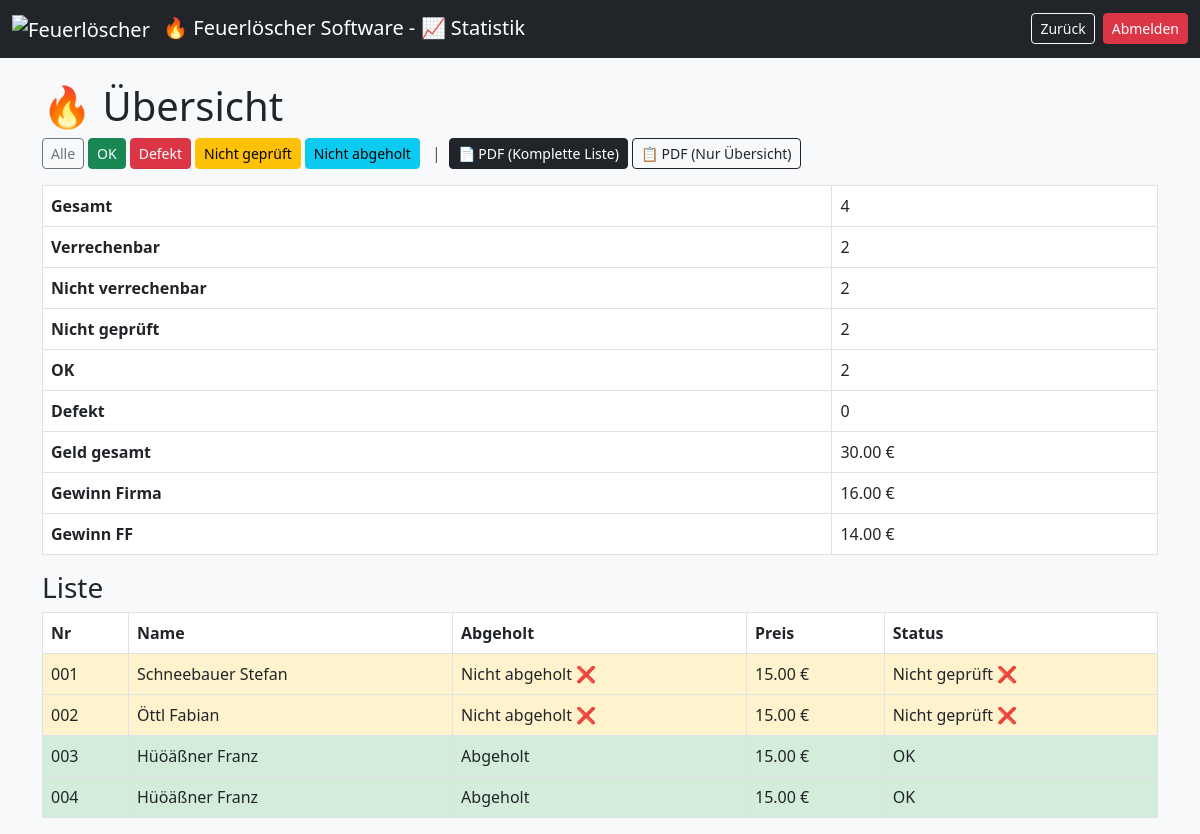
/statistik.php (signed in), run on an earlier commit of the app's database.
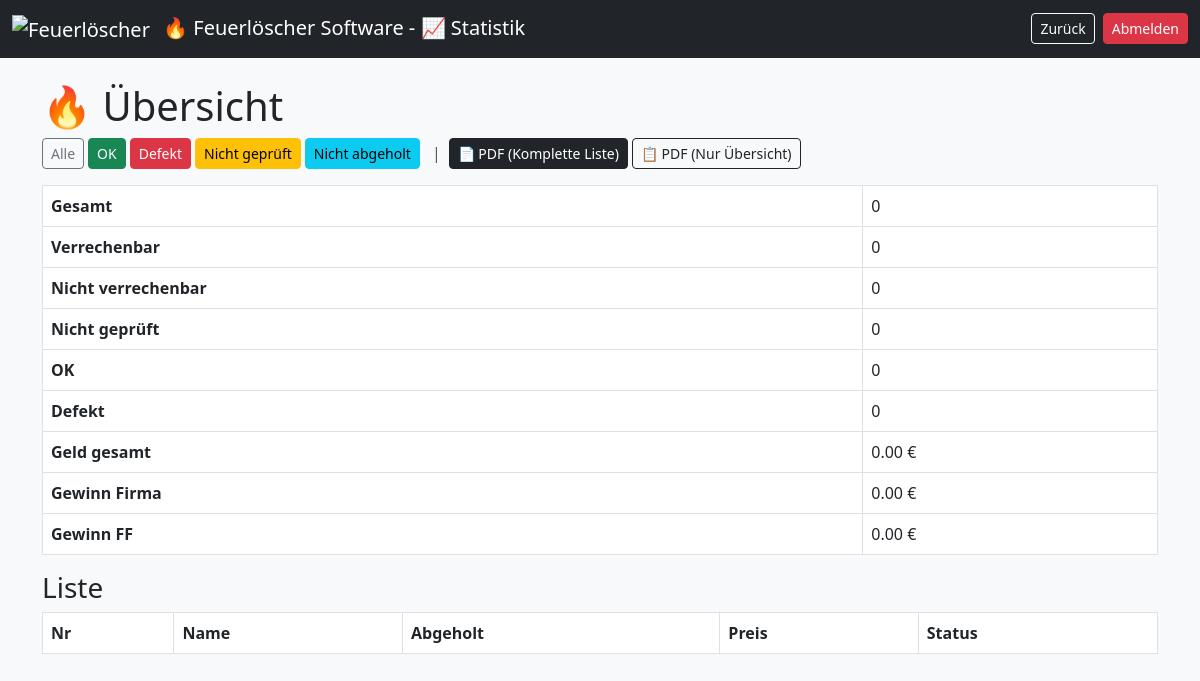
And on a later commit of the database.
### tables this page shows
CREATE TABLE loescher (
    id INTEGER PRIMARY KEY AUTOINCREMENT,
    nummer TEXT UNIQUE,
    name TEXT,
    zeitstempel TEXT,
    typ TEXT,
    preis REAL,
    loeschertyp TEXT,
    menge REAL,
    einheit TEXT,
    etikett_gedruckt INTEGER,
    abholschein_gedruckt INTEGER,
    bezahlt INTEGER,
    geprueft INTEGER,
    abgeholt INTEGER,
    defekt INTEGER,
    info TEXT,
    active INTEGER
);

### statistik.php (the view, shortened to what this page needs)
<?php
$db = getDB();
$statusFilter = $_GET['status'] ?? 'alle';
$result = $db->query("SELECT * FROM loescher WHERE active=1");
$allLoscher = [];
while ($row = $result->fetchArray(SQLITE3_ASSOC)) {
    $allLoscher[] = $row;
}
$stats = [
    'gesamt' => 0,
    'verrechenbar' => 0,
    'nicht_verrechenbar' => 0,
    'ok' => 0,
    'defekt' => 0,
    'nicht_geprueft' => 0
];
$gesamtVollerPreis = 0;
function getPreis($typ) {
    switch ($typ) {
        case 'Standard': return PREIS_STANDARD;
    }
}
$gefilterteLoscher = [];
foreach ($allLoscher as $l) {
    if ($l['defekt']) {
        $status = 'defekt';
        $statusText = 'Defekt';
    } elseif (!$l['geprueft']) {
        $status = 'nicht';
        $statusText = 'Nicht geprüft &#10060;';
    } else {
        $status = 'ok';
        $statusText = 'OK';
    }
    $vollpreis = getPreis($l['typ']);
    $istVerrechenbar = (
        !$l['defekt'] &&
        $l['bezahlt'] &&
        $l['typ'] !== 'Gratis' &&
        $l['geprueft']
    );
    $stats['gesamt']++;
    if ($status === 'defekt') $stats['defekt']++;
    elseif ($status === 'ok') $stats['ok']++;
    elseif ($status === 'nicht') $stats['nicht_geprueft']++;
    if ($istVerrechenbar) {
        $stats['verrechenbar']++;
        $gesamtVollerPreis += $vollpreis;
    } else {
        $stats['nicht_verrechenbar']++;
    }
    $l['statusText'] = $statusText;
    $l['vollpreis'] = $vollpreis;
    $gefilterteLoscher[] = $l;
}
$gesamtGewinnFirma = $stats['verrechenbar'] * PREIS_RABATT;
$gesamtGewinnFF = $gesamtVollerPreis - $gesamtGewinnFirma;
?>
<!DOCTYPE html>
<html>
<head>
<link href="https://cdn.jsdelivr.net/npm/bootstrap@5.3.0/dist/css/bootstrap.min.css" rel="stylesheet">
</head>
<body class="bg-light">
<nav class="navbar navbar-expand-lg navbar-dark bg-dark">
    <div class="container-fluid">
        <span class="navbar-brand">
            <img src="./images/Feuerlöscher.ico" alt="Feuerlöscher" width="24" height="24" class="me-2">
            &#128293; Feuerlöscher Software - &#128200; Statistik
        </span>
        <div class="d-flex gap-2">
            <a href="index.php" class="btn btn-outline-light btn-sm">
                Zurück
            </a>
            <a href="?logout=1" class="btn btn-danger btn-sm">
                Abmelden
            </a>
        </div>
    </div>
</nav>
<?php
    function status_link_resolver($status = "", $text = "") {
        $selectedStatus = "alle";
        $btncls = "";
        switch($status) {
            case "":
            case "alle":
                $btncls = "secondary";
                break;
            case "ok":
                $btncls = "success";
                break;
            case "defekt":
                $btncls = "danger";
                break;
            case "nicht":
                $btncls = "warning";
                break;
            case "nicht_abgeholt":
                $btncls = "info";
                break;
        }
        $fullbtncls = "";
        if($selectedStatus == $status) {
            $fullbtncls = "btn-outline-" . $btncls;
        } else {
            $fullbtncls = "btn-" . $btncls;
        }
        echo '<a href="?status=' . $status . '" class="btn ' . $fullbtncls . ' btn-sm">' . $text . "</a>";
    }
?>
<div class="container mt-4">
    <h1>&#128293; Übersicht</h1>
    <div class="mb-3 d-flex gap-1 flex-wrap align-items-center">
        <?= status_link_resolver("alle", "Alle"); ?>
        <?= status_link_resolver("ok", "OK"); ?>
        <?= status_link_resolver("defekt", "Defekt"); ?>
        <?= status_link_resolver("nicht", "Nicht geprüft"); ?>
        <?= status_link_resolver("nicht_abgeholt", "Nicht abgeholt"); ?>
        <span class="ms-2 me-1 text-muted">|</span>
        <a href="statistik_export_pdf.php?status=<?= $statusFilter ?>&ansicht=liste"
           target="_blank"
           rel="noopener noreferrer"
           class="btn btn-dark btn-sm">
           📄 PDF (Komplette Liste)
        </a>
        <a href="statistik_export_pdf.php?status=<?= $statusFilter ?>&ansicht=uebersicht"
           target="_blank"
           rel="noopener noreferrer"
           class="btn btn-outline-dark btn-sm">
           📋 PDF (Nur Übersicht)
        </a>
    </div>
    <table class="table table-bordered w-100">
        <tr><th>Gesamt</th><td><?= $stats['gesamt'] ?></td></tr>
        <tr><th>Verrechenbar</th><td><?= $stats['verrechenbar'] ?></td></tr>
        <tr><th>Nicht verrechenbar</th><td><?= $stats['nicht_verrechenbar'] ?></td></tr>
        <tr><th>Nicht geprüft</th><td><?= $stats['nicht_geprueft'] ?></td></tr>
        <tr><th>OK</th><td><?= $stats['ok'] ?></td></tr>
        <tr><th>Defekt</th><td><?= $stats['defekt'] ?></td></tr>
        <tr><th>Geld gesamt</th><td><?= number_format($gesamtVollerPreis,2) ?> €</td></tr>
        <tr><th>Gewinn Firma</th><td><?= number_format($gesamtGewinnFirma,2) ?> €</td></tr>
        <tr><th>Gewinn FF</th><td><?= number_format($gesamtGewinnFF,2) ?> €</td></tr>
    </table>
    <h3>Liste</h3>
    <table class="table table-bordered">
    <thead>
        <tr>
            <th>Nr</th>
            <th>Name</th>
            <th>Abgeholt</th>
            <th>Preis</th>
            <th>Status</th>
        </tr>
    </thead>
    <tbody>
        <?php foreach ($gefilterteLoscher as $v): ?>
            <?php
            if ($v['defekt']) {
                $class = 'status-defekt';
            } elseif (!$v['geprueft']) {
                $class = 'status-nicht';
            } else {
                $class = 'status-ok';
            }
            ?>
            <tr>
                <td class="<?= $class ?>"><?= sprintf("%03d", $v['nummer']) ?></td>
                <td class="<?= $class ?>"><?= htmlspecialchars($v['name']) ?></td>
                <td class="<?= $class ?>">
                    <?= $v['abgeholt'] == 1 ? 'Abgeholt' : 'Nicht abgeholt &#10060;' ?>
                </td>
                <td class="<?= $class ?>"><?= number_format($v['vollpreis'],2) ?> €</td>
                <td class="<?= $class ?>"><?= $v['statusText'] ?></td>
            </tr>
        <?php endforeach; ?>
    </tbody>
</table>
</div>
</body>
</html>

### statistik.php (style rules this page uses)
td { vertical-align: middle; }
.status-ok { background-color: #d4edda !important; }
.status-nicht { background-color: #fff3cd !important; }

What changed in the data, as far as the page shows it:
removed loescher: id "2", defekt "0", id "16.00", id "14.00", nummer "002", name "Öttl Fabian", abgeholt "Nicht abgeholt ❌", preis "15.00", statusText "Nicht geprüft ❌", geprueft 0 (drawn)
removed loescher: nummer "001", name "Schneebauer Stefan", abgeholt "Nicht abgeholt ❌", preis "15.00", statusText "Nicht geprüft ❌", geprueft 0 (drawn)
removed loescher: nummer "003", name "Hüöäßner Franz", abgeholt "Abgeholt", preis "15.00", statusText "OK", geprueft 1 (drawn)
removed loescher: nummer "004", name "Hüöäßner Franz", abgeholt "Abgeholt", preis "15.00", statusText "OK", geprueft 1 (drawn)
Also different on the page:
$stats['gesamt']: "4" → "0"
$stats['verrechenbar']: (not shown) → "0"
$stats['nicht_verrechenbar']: (not shown) → "0"
$stats['nicht_geprueft']: (not shown) → "0"
$stats['ok']: (not shown) → "0"
$stats['defekt']: (not shown) → "0"
$gesamtVollerPreis: "30.00" → "0.00"
$gesamtGewinnFirma: (not shown) → "0.00"
$gesamtGewinnFF: (not shown) → "0.00"
